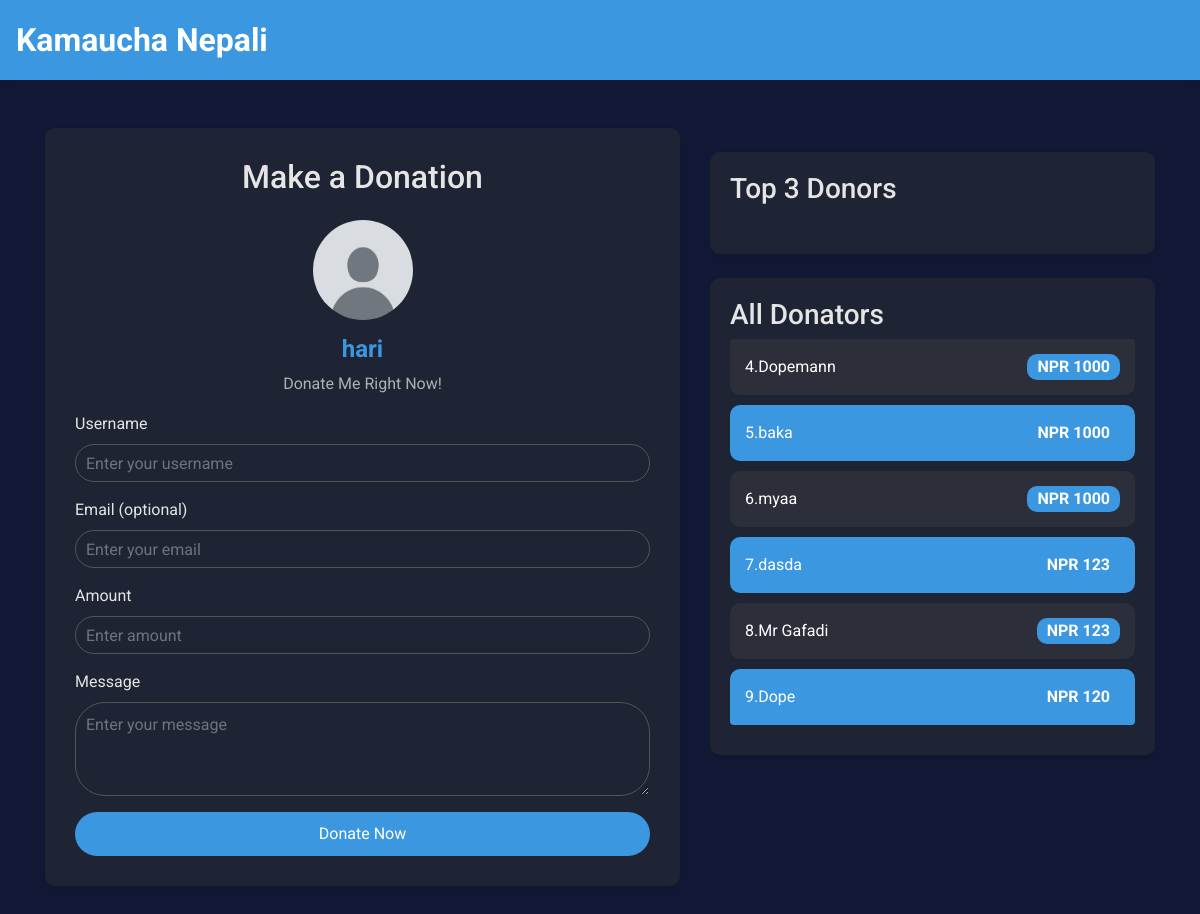
The page /donate/hari on the database its author committed.
### home/models.py (models this page shows, shortened)
class Donation_page(models.Model):
    username = models.ForeignKey(User , on_delete=models.CASCADE)
    profile_picture = models.ImageField(upload_to='profiles/',default="profiles/default__user_pfp.jpg")
    page_message = models.TextField(default="")

class Donation(models.Model):
    PENDING = 'Pending'
    Completed = 'Completed'
    Status_Choices = [
        (PENDING, 'Pending'),
        (Completed, 'Completed'),]
    username = models.ForeignKey(User, on_delete=models.CASCADE)
    donator_name = models.TextField(max_length=200)
    donation_amount = models.IntegerField()
    donation_date = models.DateField(auto_now_add=True)
    donation_message = models.TextField(default="")
    transaction_uuid = models.TextField(default="")
    donation_status = models.CharField(
        max_length=20,
        choices=Status_Choices,
        default=PENDING,
    )

### home/views.py (the view, shortened to what this page needs)
# urls.py: path("donate/<str:username>",views.donate_page , name="donate_page"),
def donate_page(request, username):
    if User.objects.filter(username=username).exists():
        user = User.objects.get(username=username)
        alert_detail = Alert.objects.get(username=user)
        donation_page_details = Donation_page.objects.get(username=user)
        donators = Donation.objects.filter(username=user,donation_status="Completed").order_by('-donation_amount')[:10]
        return render(request, "home/donate_page.html", {
            "alert_detail": alert_detail,
            "donation_page_details": donation_page_details,
            "donators": donators ,
        })
    return HttpResponse("404 Page not found!")

### home/templates/home/donate_page.html (shortened to what this page needs)
<!DOCTYPE html>
<html lang="en">
<head>
    <link href="https://stackpath.bootstrapcdn.com/bootstrap/4.5.2/css/bootstrap.min.css" rel="stylesheet">
</head>
<body>
    <nav class="navbar">
        <a class="logo-text" href="/">Kamaucha Nepali</a>
    </nav>
    <div class="container mt-5">
        <div class="row">
            <div class="col-lg-7 col-md-8 col-sm-12">
                <div class="donation-form">
                    <h2 class="text-center mb-4">Make a Donation</h2>
                    <div class="text-center">
                        <img id="profile-pic"
                            src="{{donation_page_details.profile_picture.url}}"
                            alt="Profile Picture" class="profile-pic-img">
                        <h2 class="donation-recipient-name">{{donation_page_details.username}}</h2>
                        <p class="donation-recipient-message">{{donation_page_details.page_message}}</p>
                    </div>
                    <form id="donation-form" method="POST">
                        <div class="form-group">
                            <label for="donator_name">Username</label>
                            <input type="text" class="form-control" name="donator_name" id="donator_name"
                                placeholder="Enter your username" required>
                        </div>
                        <div class="form-group">
                            <label for="email">Email (optional)</label>
                            <input type="email" class="form-control" id="email" placeholder="Enter your email">
                        </div>
                        <div class="form-group">
                            <label for="amount">Amount</label>
                            <input type="number" class="form-control" id="amount" name="donation_amount"
                                placeholder="Enter amount" required>
                        </div>
                        <div class="form-group">
                            <label for="message">Message</label>
                            <textarea class="form-control" name="donation_message" id="donation_message" rows="3"
                                placeholder="Enter your message"></textarea>
                        </div>
                        <button type="button" class="btn btn-custom btn-block" id="pay-button">Donate Now</button>
                    </form>
                </div>
            </div>
            <div class="col-lg-5 col-md-4 col-sm-12">
                <div class="top-donors mt-4">
                    <h3>Top 3 Donors</h3>
                </div>
                <div class="all-donators mt-4">
                    <h3>All Donators</h3>
                    <ul class="list-group">
                        {% if donators %}
                        {% for donator in donators|slice:"3:" %}
                        {% if donator.donation_status == "Completed" %}
                        <li class="list-group-item">
                            {{ forloop.counter|add:3 }}.{{ donator.donator_name }}<span class="badge">NPR {{ donator.donation_amount }}</span>
                        </li>
                        {% endif %}
                        {% endfor %}
                        {% else %}
                        <li class="list-group-item">No additional donors beyond the top 3.</li>
                    {% endif %}
                    </ul>
                </div>
            </div>
        </div>
    </div>
</body>
</html>

### home/templates/home/donate_page.html (style rules this page uses)
body { font-family: 'Roboto', sans-serif; background-color: #121936; color: #E5E5E5; }
.navbar { background-color: #3b97e0; padding: 1rem; box-shadow: 0 2px 10px rgba(0, 0, 0, 0.1); }
.logo-text { font-size: 2rem; font-weight: 700; color: #ffffff; text-decoration: none; }
.donation-form { padding: 30px; background-color: #1e2434; border-radius: 10px; box-shadow: 0 4px 10px rgba(0, 0, 0, 0.1); margin-bottom: 30px; }
.profile-pic-img { width: 100px; height: 100px; border-radius: 50%; object-fit: cover; margin-bottom: 15px; }
.donation-recipient-name { font-size: 1.5rem; font-weight: 700; color: #3b97e0; }
.donation-recipient-message { font-size: 1rem; color: #b0b0b0; margin-top: 5px; }
.btn-custom { background-color: #3b97e0; color: white; border: none; padding: 10px 20px; border-radius: 30px; transition: background-color 0.3s ease; }
.form-control { border-radius: 30px; padding: 10px; border: 1px solid #555; background-color: #1e2434; color: #E5E5E5; }
.top-donors, .all-donators { background-color: #1e2434; padding: 20px; border-radius: 10px; box-shadow: 0 4px 10px rgba(0, 0, 0, 0.1); }
.list-group-item { border: none; padding: 15px; background-color: #3b97e0; margin-bottom: 10px; border-radius: 10px; color: white; display: flex; justify-content: space-between; align-items: center; }
.list-group-item .badge { background-color: #3b97e0; color: white; font-size: 1rem; padding: 5px 10px; border-radius: 10px; }
.list-group-item:nth-child(odd) { background-color: #2c2f39; }

### rows shown on the page
Donation_page: profile_picture (placeholder picture), username "hari", page_message "Donate Me Right Now!"
Donation: donator_name "Dopemann", donation_amount "1000"
Donation: donator_name "baka", donation_amount "1000"
Donation: donator_name "myaa", donation_amount "1000"
Donation: donator_name "dasda", donation_amount "123"
Donation: donator_name "Mr Gafadi", donation_amount "123"
Donation: donator_name "Dope", donation_amount "120"
